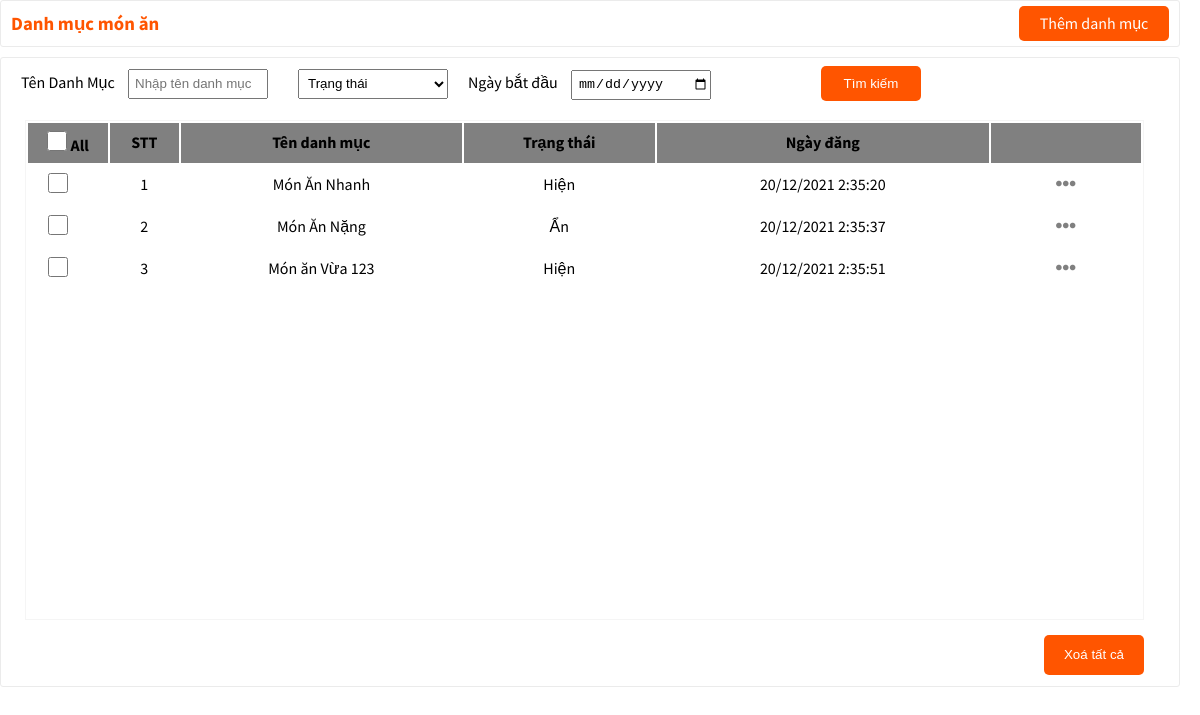
Page /edit_menu/frames/Danh_muc_mon_an/danh_muc_mon_an.php (signed in) on the committed database.
### tables this page shows
CREATE TABLE `danhmuc` (
  `email_khachhang` varchar(255) NOT NULL,
  `id_danhmuc` int(11) NOT NULL,
  `TENDANHMUC` varchar(255) NOT NULL,
  `MOTA` varchar(255) NOT NULL,
  `TRANGTHAI` tinyint(4) NOT NULL,
  `NGAYDANG` text NOT NULL
);

### edit_menu/frames/Danh_muc_mon_an/danh_muc_mon_an.php (the view, shortened to what this page needs)
<?php
include'../../../connect/connect.php';
if(empty($_SESSION['email'])){
    header("location: ../../../login/index.php");
}else{
    $email=$_SESSION['email'];
    $sql="SELECT *FROM danhmuc WHERE email_khachhang= '$email'";
    $danhmucmonan = mysqli_query($conn,$sql);
}
?>
<!DOCTYPE html>
<html lang="en">
<head>
    <link rel="stylesheet" href="./css/danh_muc_mon_an.css">
    <link rel="stylesheet" href="https://use.fontawesome.com/releases/v5.13.0/css/all.css" />
    <link rel="stylesheet" href="/Home_main_page/css/reset.css" />
</head>
<body>
    <form action=""method="post">
        <div class="khuyen_mai_container">
            <div class="header">
                <h3>Danh mục món ăn</h3>
                <a href="Them_danh_muc/them_danh_muc.php"name="them_danh_muc">Thêm danh mục</a>
            </div>
            <div class="sap_xep">
                <ul>
                    <li>
                        <a>Tên Danh Mục</a>
                        <input class="time" name="TK_tu_khoa" type="text" placeholder="Nhập tên danh mục" />
                    </li>
                    <li>
                        <select name="TK_trang_thai" id="">
                            <option value="" disabled selected>Trạng thái</option>
                        </select>
                    </li>
                    <li>
                        <a>Ngày bắt đầu</a>
                        <input class="time" name="TK_ngay_dang"type="date" />
                    </li>
                    <li>
                        <button class="btn_search"name="timkiem">Tìm kiếm</button>
                    </li>
                </ul>
                <div class="scroll_table">
                    <table>
                        <thead>
                            <tr>
                                <th class="checked_btn"><input class="all" type="checkbox" id="select_all" /> All</th>
                                <th>STT</th>
                                <th>Tên danh mục</th>
                                <th>Trạng thái</th>
                                <th>Ngày đăng</th>
                                <th class="more_button_col"></th>
                            </tr>
                        </thead>
                        <tbody>
                        <?php foreach($danhmucmonan as $key=>$value)  { ?>
                        <tr>
                            <td class="checked_btn">
                                <input type="checkbox"name="del[]"value="<?php echo $value['id_danhmuc']?>" class="checkbox" />
                            </td>
                            <td><?php echo$key+1 ?></td>
                            <td><?php echo $value['TENDANHMUC']   ?></td>
                            <?php if ($value['TRANGTHAI']==1){ ?>
                                <td>Hiện</td>
                            <?php } else {?>
                                <td>Ẩn</td>
                            <?php }?>
                            <td><?php echo $value['NGAYDANG']?></td>
                            <td class="more_button_col">
                                <div class="dropdown_more_btn">
                                    <button class="more_button">
                                        <a><i class="fas fa-ellipsis-h"></i></a>
                                    </button>
                                </div>
                            </td>
                        </tr>
                        <?php   }?>
                    </tbody>
                </table>
            </div>
            <button name="xoa_all"class="btn_del">Xoá tất cả</button>
        </div>
    </form>
</body>
</html>

### edit_menu/frames/Danh_muc_mon_an/css/danh_muc_mon_an.css (style rules this page uses)
ul { list-style-type: none; }
* { line-height: 35px; padding: 0; margin: 0; }
html { font-size: 62.5%; }
body { font-family: "Source Sans Pro", sans-serif; font-size: 1.6rem; line-height: 1.4; }
:root { --color-primary: #ff5500; --color-secondary: #ffb300; --color-button-main: #ff5500; --color-button-hover: #ff7c3a; --color-button-edit: #ebebeb; --color-background: #f5f5f5; }
.khuyen_mai_container { width: 1180px; height: 700px; }
.khuyen_mai_container h3 { margin-top: 0.5rem; color: var(--color-primary); padding-left: 1rem; }
.header { background-color: white; width: 100%; height: 4.7rem; border-radius: 3px; border: 0.5px solid var(--color-button-edit) }
.sap_xep { background-color: white; margin-top: 1rem; width: 100%; height: 63rem; border-radius: 3px; border: 0.5px solid var(--color-button-edit) }
.sap_xep ul, li { float: left; margin-left: 1rem; margin-top: 0.35rem; margin-right: 1rem; }
.sap_xep select, input { margin-top: -1rem; margin-left: 1rem; padding-left: 5px; }
.sap_xep select { width: 15rem; height: 3rem; }
.btn_search { width: 10rem; height: 100%; border: none; background-color: var(--color-button-main); color: white; border-radius: 5px; margin-left: 9rem; }
.time { width: 14rem; height: 3rem; margin-bottom: 2rem; }
.btn_del { border: none; background-color: var(--color-primary); color: white; float: right; margin-top: 1.5rem; margin-right: 3.5rem; width: 10rem; height: 4rem; border-radius: 5px; }
.more_button_col { width: 15rem !important; }
.more_button { width: 3rem; height: 3rem; border: none; background-color: unset; font-size: 2rem; }
.more_button i { color: grey; }
.dropdown_more_btn { position: relative; display: inline-block; }
.scroll_table { margin-top: 2rem; margin-left: 2%; height: 50rem; width: 95%; overflow-y: auto; border: 1px solid var(--color-background); border-collapse: collapse; text-align: center; }
.scroll_table table { width: 100%; }
.scroll_table thead th { position: sticky !important; top: 0 !important; background-color: gray; color: black; }
.scroll_table input { width: 2rem; height: 2rem; }
.checked_btn { width: 8rem; padding-top: 5px; }
.checked_btn input { margin-left: -2rem; }
.all { margin-left: 1px !important; width: 2.2rem; height: 2.2rem; }

### edit_menu/frames/Danh_muc_mon_an/danh_muc_mon_an.php (style rules this page uses)
.header a { float: right; margin-right: 1rem; margin-top: -3.5rem; border: none; background-color: var(--color-primary); width: 15rem; color: white; border-radius: 5px; text-decoration: none; text-align:center; }

### rows in the picture
danhmuc: TENDANHMUC "Món Ăn Nhanh", TRANGTHAI "Hiện", NGAYDANG "20/12/2021 2:35:20"
danhmuc: TENDANHMUC "Món Ăn Nặng", TRANGTHAI "Ẩn", NGAYDANG "20/12/2021 2:35:37"
danhmuc: TENDANHMUC "Món ăn Vừa 123", TRANGTHAI "Hiện", NGAYDANG "20/12/2021 2:35:51"
